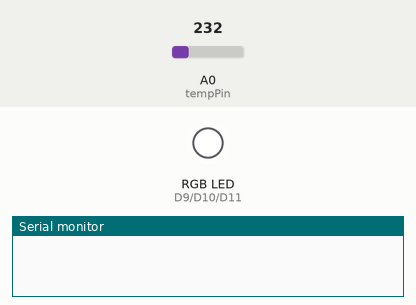
Simulated run of this sketch. Board: Arduino Uno R4 WiFi. On the bench: an RGB LED mixed from three pins (HIGH = lit), the last lines printed to the serial monitor. The inputs (shaded band) are chosen by the test bench; at power-on: A0 (tempPin) = 232. WiFi joins after 1.5 s; servers stay silent unless stated; no MQTT or app messages arrive unless stated.

Above: at 0.1 s.
At 2.6 s:
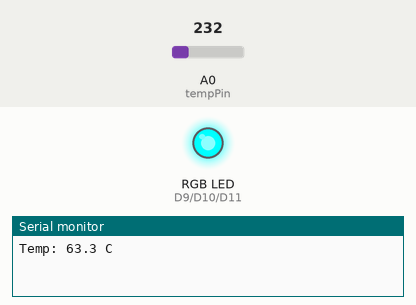
Timing chart, 0 to 4.1 s (numbered marks = the images above):
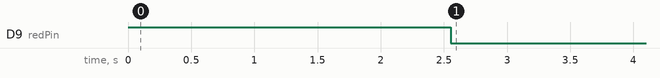

Measured:
- by itself, D9 (redPin): HIGH → LOW at 2.6 s

The sketch:

Combo03_Temp_To_RGB_And_Pub.ino
```cpp
/*
 * [โจทย์ประยุกต์ Combo 03] Temp Sensor (A0) -> แสดงสีออก RGB LED (9,10,11) + ส่ง MQTT Publish
 * (ตรงตามการทดลองในสไลด์หน้า 68: วัดอุณหภูมิแล้วแสดงสี ร้อน=แดง, กลาง=น้ำเงิน, เย็น=เขียว พร้อมส่ง MQTT)
 */
#include <WiFiS3.h>
#include <MQTTClient.h>
#include <math.h>

const char WIFI_SSID[]      = "68070141";
const char WIFI_PASSWORD[]  = "nano9753";
const char MQTT_BROKER[]    = "phycom.it.kmitl.ac.th";
const int  MQTT_PORT        = 1883;
const char MQTT_CLIENT_ID[] = "UnoR4_68070141_C03";

const int tempPin  = A0;
const int redPin   = 9;
const int greenPin = 10;
const int bluePin  = 11;

WiFiClient network;
MQTTClient mqtt(256);
unsigned long lastPublishTime = 0;

void setColor(int r, int g, int b) {
  analogWrite(redPin,   255 - r); // Common Anode
  analogWrite(greenPin, 255 - g);
  analogWrite(bluePin,  255 - b);
}

float readTempC() {
  int raw = analogRead(tempPin);
  float voltage = raw * (5.0 / 1024.0);
  return (voltage - 0.5) * 100.0;
}

void connectToWiFiAndMQTT() {
  while (WiFi.status() != WL_CONNECTED) { WiFi.begin(WIFI_SSID, WIFI_PASSWORD); delay(1000); }
  while (!mqtt.connect(MQTT_CLIENT_ID)) { delay(500); }
}

void setup() {
  Serial.begin(9600);
  pinMode(redPin, OUTPUT);
  pinMode(greenPin, OUTPUT);
  pinMode(bluePin, OUTPUT);
  setColor(0, 0, 0);

  mqtt.begin(MQTT_BROKER, MQTT_PORT, network);
  connectToWiFiAndMQTT();
}

void loop() {
  mqtt.loop();
  if (!mqtt.connected()) connectToWiFiAndMQTT();

  if (millis() - lastPublishTime >= 2000) {
    lastPublishTime = millis();

    float tempC = readTempC();

    // 1. แสดงสีที่หลอด RGB LED บนบอร์ดตามค่าอุณหภูมิที่วัดได้จริง
    if (tempC >= 32.0) {
      setColor(255, 0, 0); // ร้อน -> สีแดง
    } else if (tempC >= 27.0) {
      setColor(0, 0, 255); // ปานกลาง -> สีน้ำเงิน
    } else {
      setColor(0, 255, 0); // เย็น -> สีเขียว
    }

    // 2. ส่งค่าอุณหภูมิขึ้น MQTT
    mqtt.publish("68070141/temp", String(tempC, 1));
    Serial.println("Temp: " + String(tempC, 1) + " C");
  }
}
```
